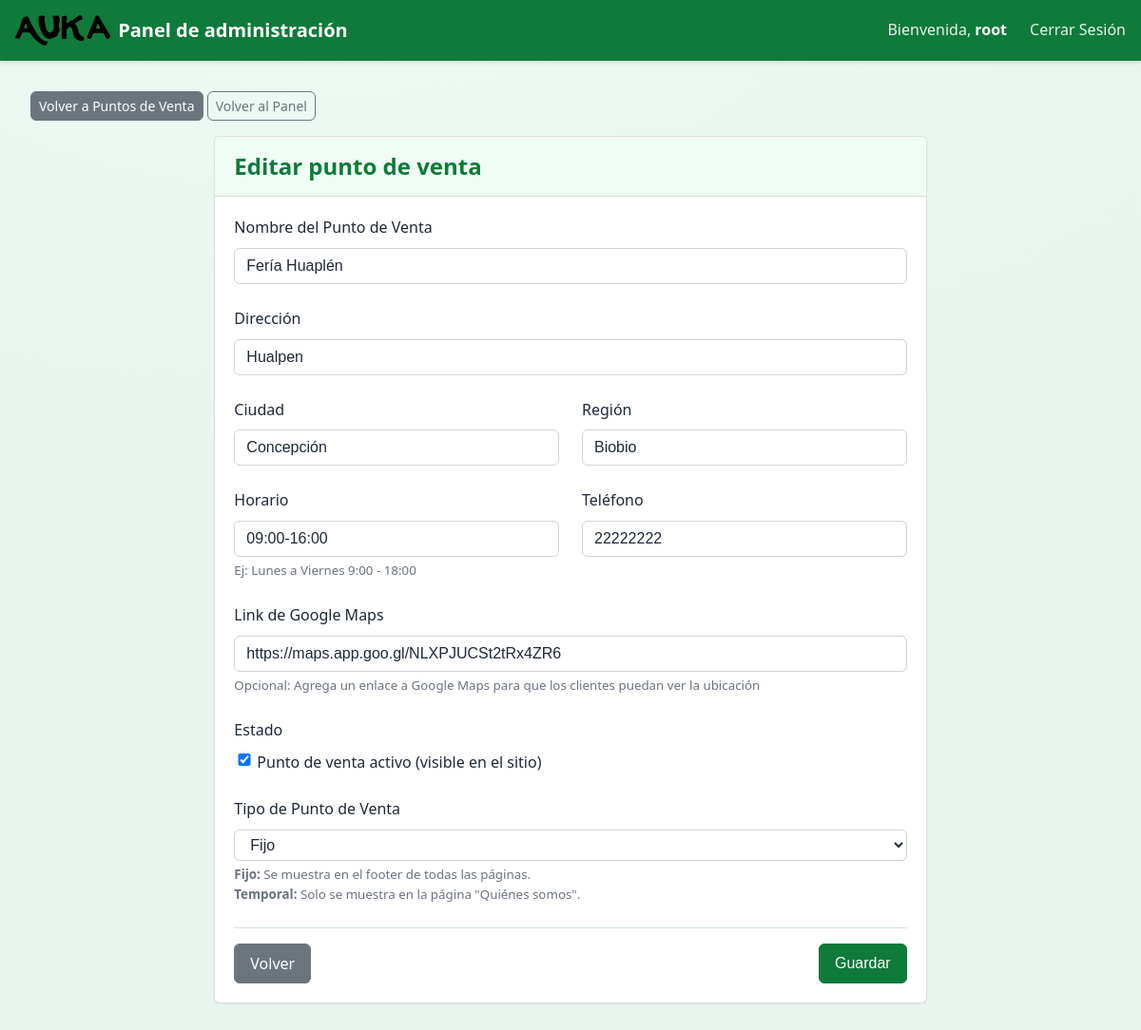
/panel/puntos-venta/editar/2/ (signed in), run on an earlier commit of the app's database.
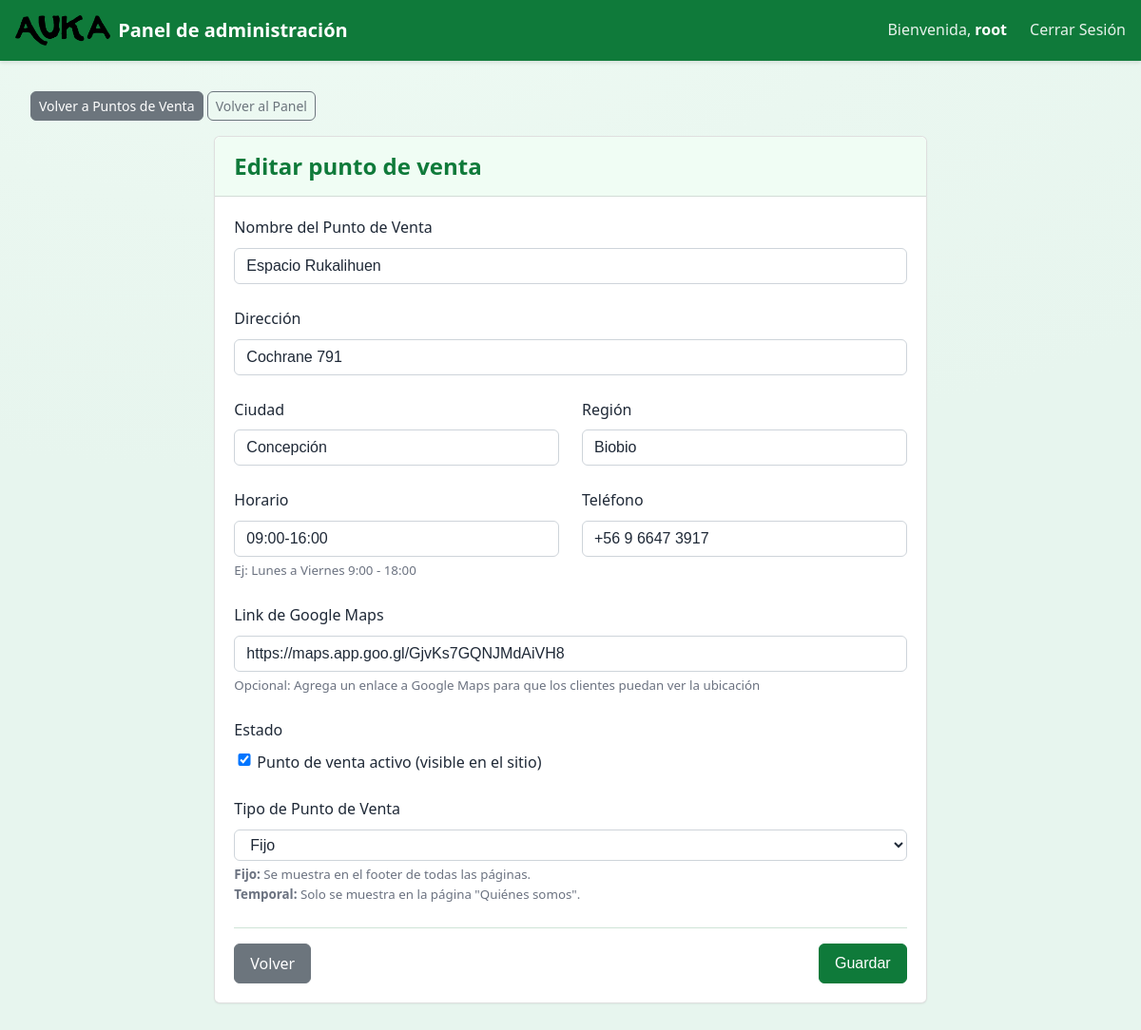
And on a later commit of the database.
### panel/models.py (models this page shows, shortened)
class PuntoVenta(models.Model):
    TIPO_CHOICES = [
        ('fijo', 'Fijo'),
        ('temporal', 'Temporal'),
    ]
    """Lugares donde se venden los productos AUKA."""
    nombre = models.CharField(max_length=150)
    direccion = models.CharField(max_length=255)
    ciudad = models.CharField(max_length=100, blank=True)
    region = models.CharField(max_length=100, blank=True)
    horario = models.CharField(max_length=200, blank=True)
    telefono = models.CharField(max_length=30, blank=True)
    link_mapa = models.URLField(blank=True, help_text="Link a Google Maps (opcional)")
    activo = models.BooleanField(default=True)
    tipo = models.CharField(max_length=10, choices=TIPO_CHOICES, default='fijo', help_text="Fijo: se muestra en el footer. Temporal: solo en la página 'Quiénes somos'")

### panel/views.py (the view)
# urls.py: path('puntos-venta/editar/<int:pk>/', views.editar_punto_venta, name='editar_punto_venta'),
@login_required
def editar_punto_venta(request, pk):
    punto = get_object_or_404(PuntoVenta, pk=pk)
    if request.method == 'POST':
        form = PuntoVentaForm(request.POST, instance=punto)
        if form.is_valid():
            form.save()
            return redirect('lista_puntos_venta')
    else:
        form = PuntoVentaForm(instance=punto)
    return render(request, 'institucional/punto_venta_form.html', {
        'form': form,
        'titulo': 'Editar punto de venta'
    })

### panel/forms.py
class PuntoVentaForm(forms.ModelForm):
    class Meta:
        model = PuntoVenta
        fields = ['nombre', 'direccion', 'ciudad', 'region', 'horario', 'telefono', 'link_mapa', 'activo', 'tipo']
        widgets = {
            'nombre': forms.TextInput(attrs={'class': 'form-control'}),
            'direccion': forms.TextInput(attrs={'class': 'form-control'}),
            'ciudad': forms.TextInput(attrs={'class': 'form-control'}),
            'region': forms.TextInput(attrs={'class': 'form-control'}),
            'horario': forms.TextInput(attrs={'class': 'form-control'}),
            'telefono': forms.TextInput(attrs={'class': 'form-control'}),
            'link_mapa': forms.URLInput(attrs={'class': 'form-control'}),
            'activo': forms.CheckboxInput(attrs={'class': 'form-check-input'}),
            'tipo': forms.Select(attrs={'class': 'form-control'}),
        }

### panel/templates/institucional/punto_venta_form.html (shortened to what the changed rows need)
{% extends 'base_panel.html' %}
{% block content %}
<div class="container">
    <div class="row justify-content-center">
        <div class="col-md-8">
            <div class="card shadow-sm">
                <div class="card-header">
                    <h2 class="mb-0">{% if titulo %}{{ titulo }}{% else %}Punto de Venta{% endif %}</h2>
                </div>
                <div class="card-body">
    <form method="post">
                        <div class="mb-4">
                            <label for="{{ form.nombre.id_for_label }}" class="form-label fw-bold">
                                Nombre del Punto de Venta
                            </label>
                            {{ form.nombre }}
                        </div>
                        <div class="mb-4">
                            <label for="{{ form.direccion.id_for_label }}" class="form-label fw-bold">
                                Dirección
                            </label>
                            {{ form.direccion }}
                        </div>
                        <div class="row">
                            <div class="col-md-6 mb-4">
                                <label for="{{ form.ciudad.id_for_label }}" class="form-label fw-bold">
                                    Ciudad
                                </label>
                                {{ form.ciudad }}
                            </div>
                            <div class="col-md-6 mb-4">
                                <label for="{{ form.region.id_for_label }}" class="form-label fw-bold">
                                    Región
                                </label>
                                {{ form.region }}
                            </div>
                        </div>
                        <div class="row">
                            <div class="col-md-6 mb-4">
                                <label for="{{ form.horario.id_for_label }}" class="form-label fw-bold">
                                    Horario
                                </label>
                                {{ form.horario }}
                                <small class="text-muted d-block mt-1">Ej: Lunes a Viernes 9:00 - 18:00</small>
                            </div>
                            <div class="col-md-6 mb-4">
                                <label for="{{ form.telefono.id_for_label }}" class="form-label fw-bold">
                                    Teléfono
                                </label>
                                {{ form.telefono }}
                            </div>
                        </div>
                        <div class="mb-4">
                            <label for="{{ form.link_mapa.id_for_label }}" class="form-label fw-bold">
                                Link de Google Maps
                            </label>
                            {{ form.link_mapa }}
                            <small class="text-muted d-block mt-1">Opcional: Agrega un enlace a Google Maps para que los clientes puedan ver la ubicación</small>
                        </div>
                        <div class="mb-4">
                            <div class="form-check">
                                {{ form.activo }}
                                <label class="form-check-label" for="{{ form.activo.id_for_label }}">
                                    Punto de venta activo (visible en el sitio)
                                </label>
                            </div>
                        </div>
                        <div class="mb-4">
                            <label for="{{ form.tipo.id_for_label }}" class="form-label fw-bold">
                                Tipo de Punto de Venta
                            </label>
                            {{ form.tipo }}
                            <small class="text-muted d-block mt-1">
                                <strong>Fijo:</strong> Se muestra en el footer de todas las páginas.<br>
                                <strong>Temporal:</strong> Solo se muestra en la página "Quiénes somos".
                            </small>
                        </div>
    </form>
                </div>
            </div>
        </div>
    </div>
</div>
{% endblock %}

What changed in the data, as far as the page shows it:
changed PuntoVenta "Concepción": nombre "Fería Huaplén" → "Espacio Rukalihuen"; direccion "Hualpen" → "Cochrane 791"; telefono "22222222" → "+56 9 6647 3917"; link_mapa "https://maps.app.goo.gl/NLXPJUCSt2tRx4ZR6" → "https://maps.app.goo.gl/GjvKs7GQNJMdAiVH8"
